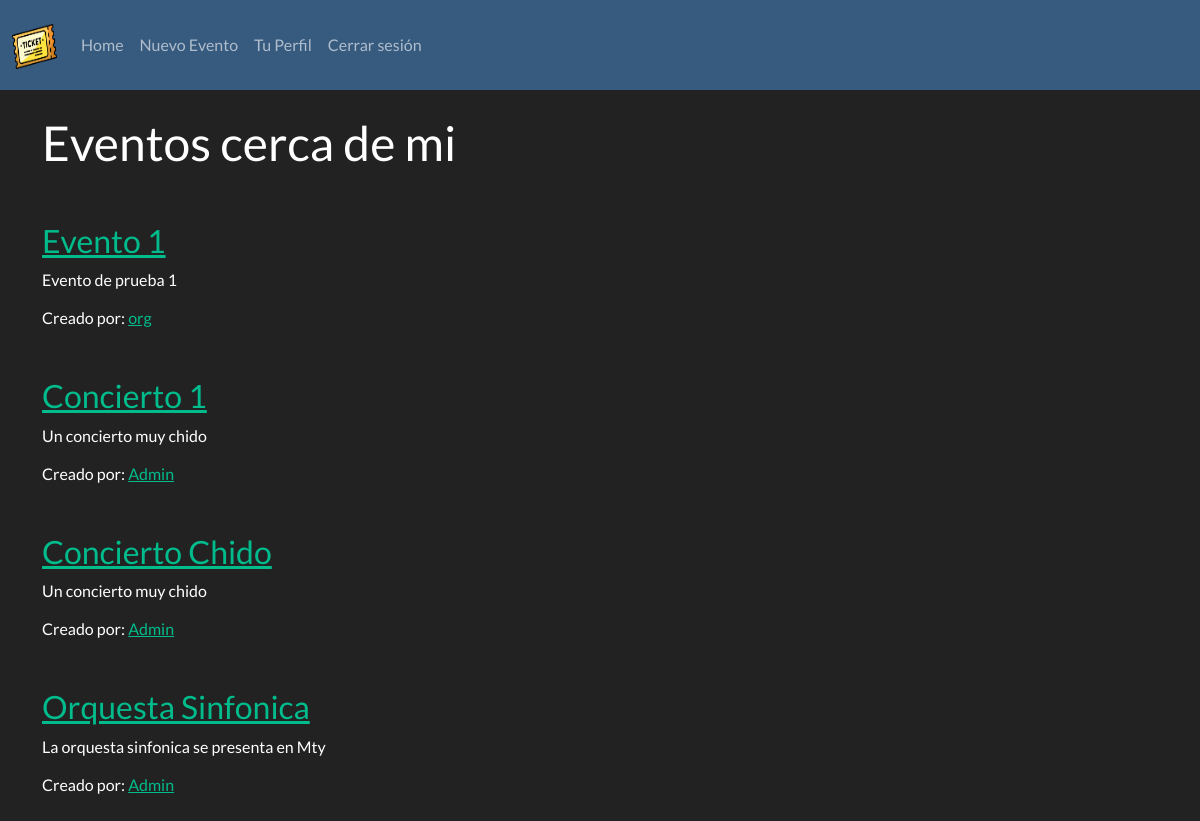
The app's page / (signed in) with its own data.
### app/models.py (models this page shows)
class Evento(db.Model):
	id = db.Column(db.Integer, primary_key=True)
	nombre = db.Column(db.String(320), nullable=False)
	descripcion = db.Column(db.Text)
	fecha = db.Column(db.DateTime, nullable=False)
	user_id = db.Column(db.Integer, db.ForeignKey('user.id'), nullable=False)
	precio_general = db.Column(db.Float)
	precio_vip = db.Column(db.Float)
	@hybrid_property
	def organizador(self):
		return User.query.filter_by(id=self.user_id).first()

class User(db.Model, UserMixin):
	id = db.Column(db.Integer, primary_key=True)
	nombre = db.Column(db.String(320), nullable=False)
	username = db.Column(db.String(25), unique=True, nullable=False)
	email = db.Column(db.String(320), unique=True, nullable=False)
	password = db.Column(db.String(25), nullable=False)
	eventos = db.relationship('Evento', backref='creator', lazy=True)
	@hybrid_property
	def tipo(self):
		if Administrador.query.filter_by(id=self.id).first():
			return "Administrador"
		elif Comprador.query.filter_by(id=self.id).first():
			return "Comprador"
		elif Organizador.query.filter_by(id=self.id).first():
			return "Organizador"

### app/routes.py (the view)
@app.route('/')
@login_required
def home():
	events = Evento.query.all()
	return render_template('index.html', username=current_user.username, events=events)

### app/models.py (called while the page is built)
@login_manager.user_loader
def load_user(user_id):
	return User.query.get(int(user_id))

### app/templates/index.html (shortened to what this page needs)
{% extends 'layout.html' %}
{% block body %}
<br>
	<h1>Eventos cerca de mi</h1>
	<div class="event-list">
		{% for evento in events %}
			<div class="event-summary">
				<h3><a href="{{ url_for('evento', evento_id=evento.id) }}">{{ evento.nombre }}</a></h3>
				<p>{{ evento.descripcion }}</p>
				<h6>Creado por: <a href="{{ url_for('profile', username=evento.organizador.username) }}">{{ evento.organizador.nombre }}</a></h3>
			</div>
		{% endfor %}
	</div>
<br>
{% endblock %}

### app/templates/layout.html (shortened to what this page needs)
<!DOCTYPE html>
<html lang="en">
<head>
    <link rel="stylesheet" href="https://bootswatch.com/5/darkly/bootstrap.min.css">
    <link rel= "stylesheet" type= "text/css" href= "{{ url_for('static',filename='styles/main.css') }}">
</head>
<body>
    <nav class="navbar navbar-expand-lg navbar-dark bg-primary">
        <div class="container-fluid">
          <a class="navbar-brand" href="{{ url_for('home') }}">
            <img src="{{ url_for('static', filename = 'assets/logo.png') }}" alt="" width="45" height="45" class="d-inline-block align-text-top">
          </a>
          <div class="collapse navbar-collapse" id="navbarSupportedContent">
            <ul class="navbar-nav me-auto mb-2 mb-lg-0">
              <li class="nav-item">
                <a class="nav-link" href="{{ url_for('home') }}">Home</a>
              </li>
              {% if current_user.tipo == "Organizador" %}
                <li class="nav-item">
                  <a class="nav-link" href="{{ url_for('nuevo_evento') }}">Nuevo Evento</a>
                </li>
              {% endif %}
              {% if current_user.is_authenticated %}
                <li class="nav-item">
                  <a class="nav-link" href="{{ url_for('profile', username=current_user.username) }}">Tu Perfil</a>
                </li>
                <li class="nav-item">
                  <a class="nav-link" href="{{ url_for('logout') }}">Cerrar sesión</a>
                </li>
              {% endif %}
              </ul>
          </div>
        </div>
      </nav>
    <div class="container">
    {% block body %}
    {% endblock %}
    </div>
</body>
</html>

### app/static/styles/main.css (style rules this page uses)
.event-list { margin-top: 50px; }
.event-summary { margin-top: 40px; margin-bottom: 50px; }

### records on screen
Evento: nombre "Evento 1", descripcion "Evento de prueba 1", organizador.nombre "org"
Evento: nombre "Concierto 1", descripcion "Un concierto muy chido", organizador.nombre "Admin"
Evento: nombre "Concierto Chido", descripcion "Un concierto muy chido", organizador.nombre "Admin"
Evento: nombre "Orquesta Sinfonica", descripcion "La orquesta sinfonica se presenta en Mty", organizador.nombre "Admin"
